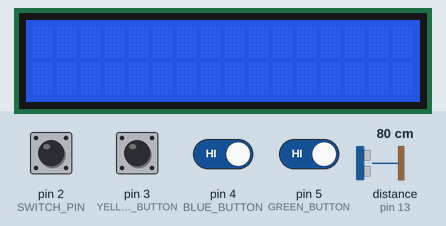
The sketch below on a simulated Arduino Nano, built with avr-gcc and run on an emulated ATmega328P. Parts: 16×2 character LCD. The test bench sets the inputs (shaded band); at power-on: pin 2 (SWITCH_PIN), pin 3 (YELLOW_BUTTON), pin 4 (BLUE_BUTTON), pin 5 (GREEN_BUTTON) HIGH, distance to the obstacle (sensor on pin 13) 80 cm. The echo pulse lasts 58.3 µs per cm; MIDI output is not drawn.

Above: at 1.2 s.
1.3 s: pin 2 (SWITCH_PIN) pulled LOW for 0.25 s
At 2.4 s:
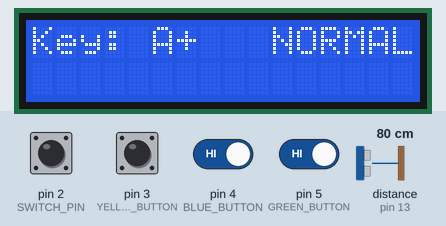
3.0 s: pin 3 (YELLOW_BUTTON) pulled LOW for 1 s
At 5.1 s:
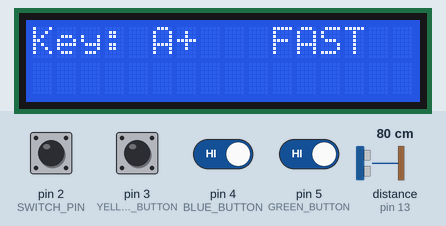
5.5 s: distance to the obstacle (sensor on pin 13) set to 49 cm
7.0 s: distance to the obstacle (sensor on pin 13) set to 41 cm
At 7.5 s:
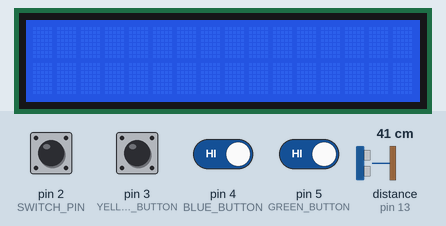
8.5 s: pin 2 (SWITCH_PIN) driven LOW and pin 3 (YELLOW_BUTTON) driven LOW and pin 4 (BLUE_BUTTON) driven LOW and pin 5 (GREEN_BUTTON) driven LOW
At 8.78 s:
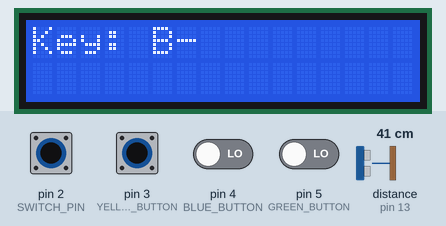
10.8 s: distance to the obstacle (sensor on pin 13) set to 2 cm
At 11.16 s:
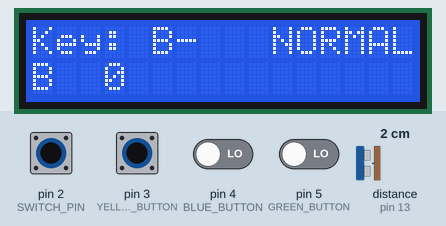
Timing chart, 0 to 13.8 s (numbered marks = the images above; inputs shaded):
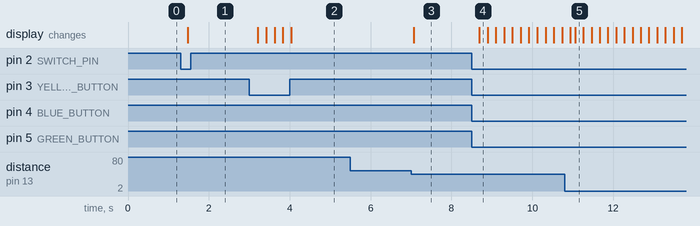

The sketch:

arduino_midi_controller.ino
```cpp
// (licence header left out)
#include <MIDI.h>
#include <LiquidCrystal.h>
#include "keys.h"

enum note_delay { FAST = 60, NORMAL = 120 }; //in milliseconds

/* Distance Sensor */
const int SWITCH_PIN = 2;
const int TRIGGER_PIN = 12;
const int ECHO_PIN = 13;

/* LED Screen */
const int REGISTER_SELECT = 6;
const int ENABLE = 7;
const int DATA_LINE_7 = 11;
const int DATA_LINE_6 = 10;
const int DATA_LINE_5 = 9;
const int DATA_LINE_4 = 8;

const int GREEN_BUTTON = 5;
const int BLUE_BUTTON = 4;
const int YELLOW_BUTTON = 3;

const double MAX_DISTANCE = 45; //cm
const double DISTANCE_SENSITIVITY = 1; //cm
const double VELOCITY = 62;

double distance = 0; //cm
double previous_distance = 0; //cm

int midi_note = 0;
int previous_midi_note = 0;

key current_key = AMAJOR;
int delay_between_notes = NORMAL;

MIDI_CREATE_DEFAULT_INSTANCE();
LiquidCrystal lcd(REGISTER_SELECT, ENABLE, DATA_LINE_4, DATA_LINE_5, DATA_LINE_6, DATA_LINE_7);

void print_key()
{
	lcd.setCursor(0, 0);
	switch (current_key) {
	case AMAJOR:
		lcd.print("Key: A+");
		break;
	case BMINOR:
		lcd.print("Key: B-");
		break;
	break;
	}
}

void print_delay()
{
	lcd.setCursor(10, 0);
	if (delay_between_notes == FAST)
		lcd.print("FAST  ");
	if (delay_between_notes == NORMAL)
		lcd.print("NORMAL");
}

void print_midi_note()
{
	lcd.setCursor(0, 1);
	struct midi_note_str *def = &definitions[0];
	while ((def->midi_note != -1) && (def->midi_note != midi_note))
		def++;
	if (def->midi_note == midi_note)
		lcd.print(def->str);
}

void set_key()
{
	if (digitalRead(GREEN_BUTTON) == LOW) {
		current_key = AMAJOR;
	}
	if (digitalRead(BLUE_BUTTON) == LOW) {
		current_key = BMINOR;
	}
}

void set_delay()
{
	if (digitalRead(YELLOW_BUTTON) == LOW) {
		if (delay_between_notes == FAST) {
			delay_between_notes = NORMAL;
		} else if (delay_between_notes == NORMAL) {
			delay_between_notes = FAST;
		}
		delay(200); //don't spam button
	}
}

void set_distance()
{
	/*
	 * Send out the ultrasonic pulse for 10us.
	 * Since the speed of sound in air is 343m/s or 0.343mm per us,
	 * the front edge of the the ultrasonic pulse will only have travelled 3 mm
	 * by the time it is turned off.
	 */
	digitalWrite(TRIGGER_PIN, HIGH);
	delayMicroseconds(10);
	digitalWrite(TRIGGER_PIN, LOW);

	/* High means that the counting stops when the pin goes LOW. Returns time in microseconds us. */
	double echo_time = pulseIn(ECHO_PIN, HIGH);

	distance = echo_time / 2; //take half the bounce time
	distance = distance * 0.0343; //multiply it by the number of cm travelled in 1 us
}

void convert_distance_into_midi_note()
{
	/*
	 * An interval size (cm) is calculated by dividing the physical space that could be sensed by
	 * the sensor (i.e. the MAX_DISTANCE) by the number of notes in the key array.  For example,
	 * if the MAX_DISTANCE is set to 45 cm and there are 22 notes in AMAJOR, then the interval
	 * is about 2cm. interval = MAX_DISTANCE / SIZE_AMAJOR. Each physical interval represents an
	 * index into the key array.
	 * Next, divide the current distance sensed by the interval, to figure out which index in the key
	 * array that distance represents. index = (int) (distance / interval);
	 * The midi note at that index corresponds to the physical distance sensed by the sensor.
	 */

	double interval;
	int index;
	switch (current_key) {
	case AMAJOR:
		interval = (MAX_DISTANCE / SIZE_AMAJOR);
		index = (int) (distance / interval);
		midi_note = AMAJOR_NOTES[index];
		return;
	case BMINOR:
		interval = (MAX_DISTANCE / SIZE_BMINOR);
		index = (int) (distance / interval);
		midi_note = BMINOR_NOTES[index];
		return;
	}
}

void setup()
{
	Serial.begin(31250);
	pinMode(SWITCH_PIN, INPUT_PULLUP);
	pinMode(TRIGGER_PIN, OUTPUT);
	pinMode(ECHO_PIN, INPUT);

	pinMode(GREEN_BUTTON, INPUT_PULLUP);
	pinMode(BLUE_BUTTON, INPUT_PULLUP);
	pinMode(YELLOW_BUTTON, INPUT_PULLUP);

	lcd.begin(16, 2);

	MIDI.begin(MIDI_CHANNEL_OFF);
}

void loop()
{
	/* check status of ON/OFF switch ever 200 ms */
	while (digitalRead(SWITCH_PIN) == HIGH) {
		lcd.clear();
		delay(200);
	}
	set_key();
	print_key();
	set_delay();
	print_delay();
	set_distance();

	/* Wait for an object to come within range of the distance sensor. */
	while (distance > MAX_DISTANCE) {
		set_key();
		print_key();
		set_delay();
		print_delay();
		set_distance();
		previous_distance = MAX_DISTANCE + 1;
	}

	convert_distance_into_midi_note();
	if (abs(previous_distance - distance) > DISTANCE_SENSITIVITY) {
		/* Allow for reverb by turning off the previous note only before playing the next one. */
		MIDI.sendNoteOff(previous_midi_note, 0, 1);
		delay(delay_between_notes);
		MIDI.sendNoteOn(midi_note, VELOCITY, 1);
		print_midi_note();
		previous_midi_note = midi_note;
		previous_distance = distance;
	}
}
```

keys.h
```cpp
#ifndef KEYS_H
#define KEYS_H

enum key { NONE, AMAJOR, BMINOR };

//midi notes
#define A0	21
#define AS0	22
#define B0	23
#define C1	24
#define CS1	25
#define D1	26
#define DS1	27
#define E1	28
#define F1	29
#define FS1	30
#define G1	31
#define GS1	32
#define A1	33
#define AS1	34
#define B1	35
#define C2	36
#define CS2	37
#define D2	38
#define DS2	39
#define E2	40
#define F2	41
#define FS2	42
#define G2	43
#define GS2	44
#define A2	45
#define AS2	46
#define B2	47
#define C3	48
#define CS3	49
#define D3	50
#define DS3	51
#define E3	52
#define F3	53
#define FS3	54
#define G3	55
#define GS3	56
#define A3	57
#define AS3	58
#define B3	59
#define C4	60
#define CS4	61
#define D4	62
#define DS4	63
#define E4	64
#define F4	65
#define FS4	66
#define G4	67
#define GS4	68
#define A4	69
#define AS4	70
#define B4	71
#define C5	72
#define CS5	73
#define D5	74
#define DS5	75
#define E5	76
#define F5	77
#define FS5	78
#define G5	79
#define GS5	80
#define A5	81
#define AS5	82
#define B5	83
#define C6	84
#define CS6	85
#define D6	86
#define DS6	87
#define E6	88
#define F6	89
#define FS6	90
#define G6	91
#define GS6	92
#define A6	93
#define AS6	94
#define B6	95
#define C7	96
#define CS7	97
#define D7	98
#define DS7	99
#define E7	100
#define F7	101
#define FS7	102
#define G7	103
#define GS7	104
#define A7	105
#define AS7	106
#define B7	107
#define C8	108

const int AMAJOR_NOTES[] = { A0, CS1, E1, A1, CS2, E2, A2, CS3, E3, A3, CS4, E4, A4, CS5, E5, A5, CS6, E6, A6, CS7, E7, A7 };
const int BMINOR_NOTES[] = { B0, D1, FS1, B1, D2, FS2, B2, D3, FS3, B3, D4, FS4, B4, D5, FS5, B5, D6, FS6, B6, D7, FS7, B7 };

const int SIZE_AMAJOR = sizeof(AMAJOR_NOTES)/sizeof(int);
const int SIZE_BMINOR = sizeof(BMINOR_NOTES)/sizeof(int);

struct midi_note_str {
	int midi_note;
	const char *str;
};

midi_note_str definitions[] = {
	{ A0, "A  0" },
	{ AS0, "A# 0" },
	{ B0, "B  0" },
	{ C1, "C  1" },
	{ CS1, "C# 1" },
	{ D1, "D  1" },
	{ DS1, "D# 1" },
	{ E1, "E  1" },
	{ F1, "F  1" },
	{ FS1, "F# 1" },
	{ G1, "G  1" },
	{ GS1, "G# 1" },
	{ A1, "A  1" },
	{ AS1, "A# 1" },
	{ B1, "B  1" },
	{ C2, "C  2" },
	{ CS2, "C# 2" },
	{ D2, "D  2" },
	{ DS2, "D# 2" },
	{ E2, "E  2" },
	{ F2, "F  2" },
	{ FS2, "F# 2" },
	{ G2, "G  2" },
	{ GS2, "G# 2" },
	{ A2, "A  2" },
	{ AS2, "A# 2" },
	{ B2, "B  2" },
	{ C3, "C  3" },
	{ CS3, "C# 3" },
	{ D3, "D  3" },
	{ DS3, "D# 3" },
	{ E3, "E  3" },
	{ F3, "F  3" },
	{ FS3, "F# 3" },
	{ G3, "G  3" },
	{ GS3, "G# 3" },
	{ A3, "A  3" },
	{ AS3, "A# 3" },
	{ B3, "B  3" },
	{ C4, "C  4" },
	{ CS4, "C# 4" },
	{ D4, "D  4" },
	{ DS4, "D# 4" },
	{ E4, "E  4" },
	{ F4, "F  4" },
	{ FS4, "F# 4" },
	{ G4, "G  4" },
	{ GS4, "G# 4" },
	{ A4, "A  4" },
	{ AS4, "A# 4" },
	{ B4, "B  4" },
	{ C5, "C  5" },
	{ CS5, "C# 5" },
	{ D5, "D  5" },
	{ DS5, "D# 5" },
	{ E5, "E  5" },
	{ F5, "F  5" },
	{ FS5, "F# 5" },
	{ G5, "G  5" },
	{ GS5, "G# 5" },
	{ A5, "A  5" },
	{ AS5, "A# 5" },
	{ B5, "B  5" },
	{ C6, "C  6" },
	{ CS6, "C# 6" },
	{ D6, "D  6" },
	{ DS6, "D# 6" },
	{ E6, "E  6" },
	{ F6, "F  6" },
	{ FS6, "F# 6" },
	{ G6, "G  6" },
	{ GS6, "G# 6" },
	{ A6, "A  6" },
	{ AS6, "A# 6" },
	{ B6, "B  6" },
	{ C7, "C  7" },
	{ CS7, "C# 7" },
	{ D7, "D  7" },
	{ DS7, "D# 7" },
	{ E7, "E  7" },
	{ F7, "F  7" },
	{ FS7, "F# 7" },
	{ G7, "G  7" },
	{ GS7, "G# 7" },
	{ A7, "A  7" },
	{ AS7, "A# 7" },
	{ B7, "B  7" },
	{ C8, "C  8" },
	{ -1, "" }
};

#endif
```

Measured:
- the behaviour switches between 46 and 45 cm on distance to the obstacle (sensor on pin 13) (found by bisection; images 2 and 3)
- after the input at 1.3 s, the display: changes after 0.18 s (image 1)
- after the input at 3.0 s, the display: changes after 0.21 s (image 2)
- after the input at 5.5 s, every drawn part: stays the same
- after the input at 7.0 s, the display: first changes after 0.07 s (image 3 shows a later state)
- after the input at 8.5 s, the display: changes after 0.19 s (image 4)
- after the input at 10.8 s, the display: first differs from a run without the input after 0.26 s (image 5)
